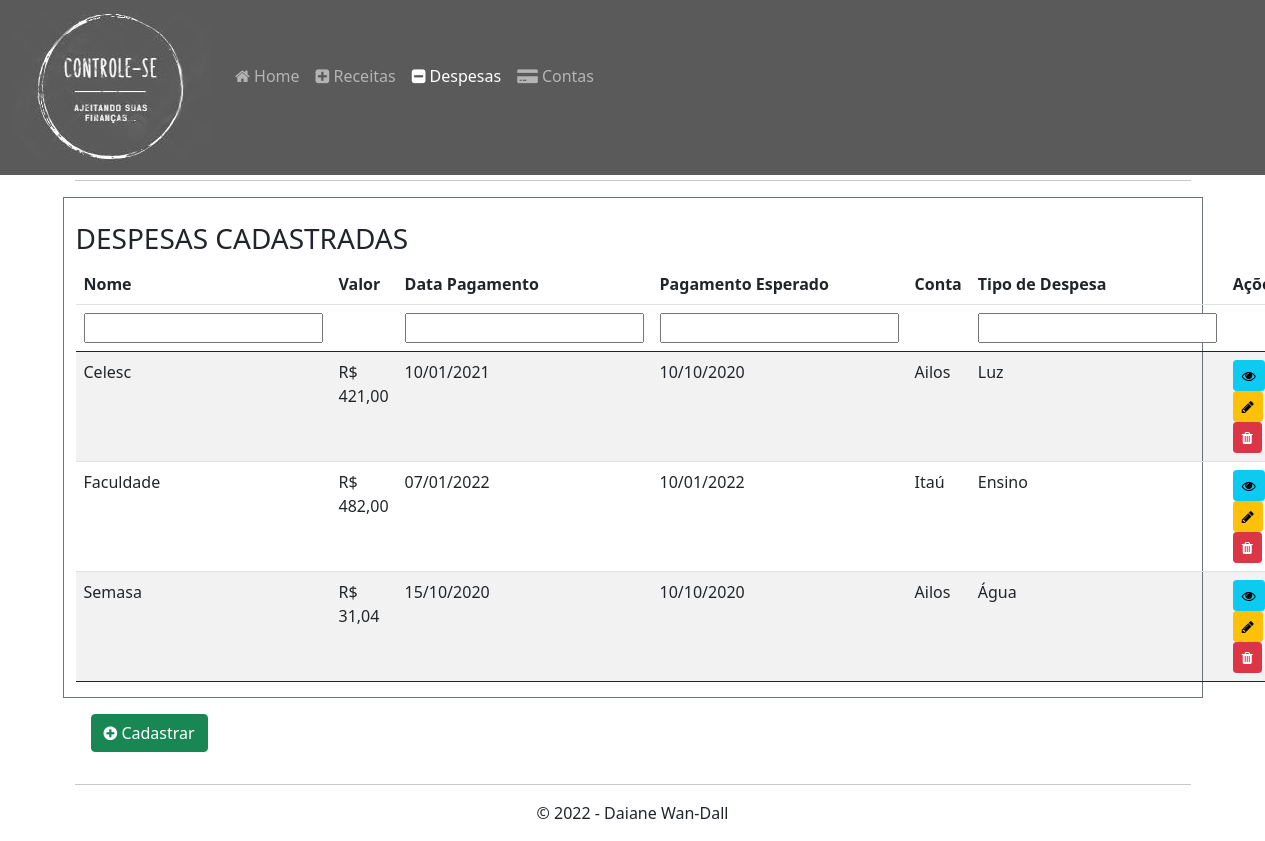
/?pagina=despesas, run on the app's committed database.
### tables this page shows
CREATE TABLE IF NOT EXISTS `despesas` (
  `id` int(11) NOT NULL AUTO_INCREMENT,
  `nome` varchar(180) NOT NULL,
  `valor` float NOT NULL,
  `data_pagamento` date NOT NULL,
  `data_pagamento_esperado` date NOT NULL,
  `conta` int(255) NOT NULL,
  `tipo_despesa` varchar(255) NOT NULL,
  `created_at` datetime NOT NULL,
  `updated_at` datetime NOT NULL,
  PRIMARY KEY (`id`)
);

CREATE TABLE IF NOT EXISTS `contas` (
  `id` int(11) NOT NULL AUTO_INCREMENT,
  `instituicao_financeira` varchar(155) NOT NULL,
  `tipo_conta` varchar(155) NOT NULL,
  `saldo` float NOT NULL,
  `created_at` datetime NOT NULL,
  `updated_at` datetime NOT NULL,
  PRIMARY KEY (`id`)
);

### manipulacao-dados/Conexao.php (called while the page is built)
<?php
class Conexao
{
    public static $instance;
    public static function getInstance() {
        if (self::$instance === null) {
            try {
                self::$instance = new PDO("mysql:host=localhost;port='3306';dbname=DesafioPubFuturePHP", 'root', '',
                    array(PDO::MYSQL_ATTR_INIT_COMMAND => "SET NAMES utf8"));
                self::$instance->setAttribute(PDO::ATTR_ERRMODE, PDO::ERRMODE_EXCEPTION);
                self::$instance->setAttribute(PDO::ATTR_ORACLE_NULLS, PDO::NULL_EMPTY_STRING);
            } catch (PDOException $e) {
                die("Erro: {$e->getMessage()}");
            }
        }
        return self::$instance;
    }
}

### model/Despesas.php (called while the page is built, shortened)
<?php
require_once __DIR__ . '/../manipulacao-dados/Conexao.php';
class Despesas
{
    private $id;
    private $nome;
    private $valor;
    private $data_pagamento;
    private $data_pagamento_esperado;
    private $conta;
    private $tipo_despesa;
    private $conectar;
    public function __construct() {
        $this->conectar = Conexao::getInstance();
    }
    public function getId() {
        return $this->id;
    }
    public function getNome() {
        return $this->nome;
    }
    public function getValor() {
        return $this->valor;
    }
    public function getData_pagamento() {
        return $this->data_pagamento;
    }
    public function getData_pagamento_esperado() {
        return $this->data_pagamento_esperado;
    }
    public function getConta() {
        return $this->conta;
    }
    public function getTipo_despesa() {
        return $this->tipo_despesa;
    }
    public function listarDespesas() {
        $stmt = $this->conectar->prepare("SELECT * FROM despesas ORDER BY nome ASC");
        if (! $stmt->execute()) {
            return array();
        }
        return $stmt->fetchAll(PDO::FETCH_CLASS, __CLASS__);
    }
}

### model/Contas.php (called while the page is built, shortened)
<?php
require_once __DIR__ . '/../manipulacao-dados/Conexao.php';
class Contas
{
    private $id;
    private $instituicao_financeira;
    private $conectar;
    public function __construct() {
        $this->conectar = Conexao::getInstance();
    }
    public function setId($id) {
        $this->id = $id;
        return $this;
    }
    public function getInstituicao_financeira() {
        return $this->instituicao_financeira;
    }
    public function carregarContas($id) {
        $stmt = $this->conectar->prepare("SELECT * FROM contas where id = :ID");
        $stmt->execute(array(":ID" => $this->id));
        $stmt->setFetchMode(PDO::FETCH_CLASS, static::class);
        return $stmt->fetch();
    }
}

### pages/listarDespesa.php (the view, shortened to what this page needs)
<?php
require_once __DIR__ . '/../model/Despesas.php';
require_once __DIR__ . '/../model/Contas.php';
try {
    $despesa = new Despesas();
    $despesa = $despesa->listarDespesas();
    $conta = new Contas();
} catch (Exception $e) {
    die($e->getMessage());
}
?>
<div class="row">
    <div class="col-sm-12 border border-secondary">
        <div class="row">
            <div class="col-sm-10">
            </div>
        </div>
        <table class="table table-striped" id="table_id">
            <h3>DESPESAS CADASTRADAS</h3>
            <thead>
            <tr>
                <th scope="col" class="col-2">Nome</th>
                <th scope="col" class="col-2">Valor</th>
                <th scope="col">Data Pagamento</th>
                <th scope="col">Pagamento Esperado</th>
                <th scope="col">Conta</th>
                <th scope="col" class="col-2">Tipo de Despesa</th>
                <th scope="col">Ações</th>
            </tr>
            <tr>
                <th><input type="text" id="txtColuna1"/></th>
                <th></th>
                <th><input type="text" id="txtColuna3"/></th>
                <th><input type="text" id="txtColuna4"/></th>
                <th></th>
                <th><input type="text" id="txtColuna6"/></th>
                <th></th>
            </tr>
            </thead>
            <tbody>
            <?php
            foreach ($despesa as $despesas) {
                $id = $despesas->getConta();
                $nomeConta = $conta->carregarContas($id);
                $dataPagamento = $despesas->getData_pagamento();
                $dataPagamento = new DateTime($dataPagamento);
                $dataPagamento = $dataPagamento->format('d/m/Y');
                $dataPagamentoEsperado = $despesas->getData_pagamento_esperado();
                $dataPagamentoEsperado = new DateTime($dataPagamentoEsperado);
                $dataPagamentoEsperado = $dataPagamentoEsperado->format('d/m/Y');
                ?>
                <tr>
                    <td><?php echo $despesas->getNome(); ?></td>
                    <td>R$ <?php echo number_format($despesas->getValor(), 2, ",", ".") ?></td>
                    <td><?php echo $dataPagamento; ?></td>
                    <td><?php echo $dataPagamentoEsperado; ?></td>
                    <td><?php echo $nomeConta->getInstituicao_financeira() ?></td>
                    <td><?php echo $despesas->getTipo_despesa() ?></td>
                    <td class="col-lg-2">
                        <a href="index.php?pagina=cadastrarDespesa&id=<?php echo $despesas->getId(); ?>&ver=1">
                            <button type="button" class="btn btn-info btn-sm" title="Visualizar">
                                <i class="fa fa-eye"></i>
                            </button>
                        </a>
                        <a href="index.php?pagina=cadastrarDespesa&id=<?php echo $despesas->getId(); ?>">
                            <button type="button" class="btn btn-warning btn-sm" title="Editar">
                                <i class="fa fa-pencil"></i>
                            </button>
                        </a>
                        <button type="button" class="btn btn-danger btn-sm" data-id="<?php echo $despesas->getId(); ?>" title="Excluir">
                            <i class="fa fa-trash"></i>
                        </button>
                    </td>
                </tr>
                <?php
            }
            ?>
            </tbody>
        </table>
    </div>
    <div class="m-3">
        <a class="btn btn-success" href="index.php?pagina=cadastrarDespesa">
            <i class="fa fa-plus-circle"></i> Cadastrar
        </a>
    </div>
</div>

### index.php (style rules this page uses)
a { text-decoration:none; }

### data on the page
despesas: nome "Celesc", valor "421,00", data_pagamento "10/01/2021", data_pagamento_esperado "10/10/2020", contas.instituicao_financeira "Ailos", tipo_despesa "Luz"
despesas: nome "Faculdade", valor "482,00", data_pagamento "07/01/2022", data_pagamento_esperado "10/01/2022", contas.instituicao_financeira "Itaú", tipo_despesa "Ensino"
despesas: nome "Semasa", valor "31,04", data_pagamento "15/10/2020", data_pagamento_esperado "10/10/2020", contas.instituicao_financeira "Ailos", tipo_despesa "Água"
